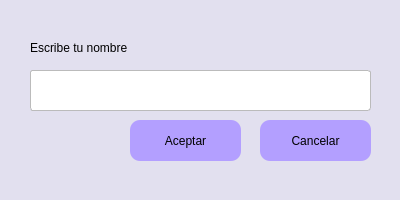
<?xml version="1.0" encoding="UTF-8"?>
<ui version="4.0">
 <class>Dialog_nombre</class>
 <widget class="QDialog" name="Dialog_nombre">
  <property name="geometry">
   <rect>
    <x>0</x>
    <y>0</y>
    <width>400</width>
    <height>200</height>
   </rect>
  </property>
  <property name="sizePolicy">
   <sizepolicy hsizetype="Fixed" vsizetype="Fixed">
    <horstretch>0</horstretch>
    <verstretch>0</verstretch>
   </sizepolicy>
  </property>
  <property name="minimumSize">
   <size>
    <width>400</width>
    <height>200</height>
   </size>
  </property>
  <property name="maximumSize">
   <size>
    <width>400</width>
    <height>200</height>
   </size>
  </property>
  <property name="windowTitle">
   <string>Dialog</string>
  </property>
  <property name="styleSheet">
   <string notr="true">QWidget {
	background-color: rgb(226, 224, 239);
}
QPushButton {
	border-radius: 10px;
	border: none;
	background-color: rgb(179, 159, 255);
}
QLineEdit {
    background: white;
    border: 1px solid #bbb;
    border-radius: 3px;
    padding: 5px;
}

QLineEdit:focus {
    border: 2px solid #5c5c5c;
    outline: none; /* Esto elimina el borde por defecto del sistema al enfocar */
}
</string>
  </property>
  <widget class="QPushButton" name="pushButton_aceptar">
   <property name="geometry">
    <rect>
     <x>130</x>
     <y>120</y>
     <width>111</width>
     <height>41</height>
    </rect>
   </property>
   <property name="cursor">
    <cursorShape>PointingHandCursor</cursorShape>
   </property>
   <property name="text">
    <string>Aceptar</string>
   </property>
   <property name="checkable">
    <bool>true</bool>
   </property>
  </widget>
  <widget class="QPushButton" name="pushButton_cancel">
   <property name="geometry">
    <rect>
     <x>260</x>
     <y>120</y>
     <width>111</width>
     <height>41</height>
    </rect>
   </property>
   <property name="cursor">
    <cursorShape>PointingHandCursor</cursorShape>
   </property>
   <property name="text">
    <string>Cancelar</string>
   </property>
   <property name="checkable">
    <bool>true</bool>
   </property>
  </widget>
  <widget class="QLineEdit" name="lineEdit_nombre">
   <property name="geometry">
    <rect>
     <x>30</x>
     <y>70</y>
     <width>341</width>
     <height>41</height>
    </rect>
   </property>
   <property name="cursor">
    <cursorShape>ArrowCursor</cursorShape>
   </property>
  </widget>
  <widget class="QLabel" name="label">
   <property name="geometry">
    <rect>
     <x>30</x>
     <y>40</y>
     <width>141</width>
     <height>16</height>
    </rect>
   </property>
   <property name="text">
    <string>Escribe tu nombre</string>
   </property>
  </widget>
 </widget>
 <resources/>
 <connections/>
</ui>
